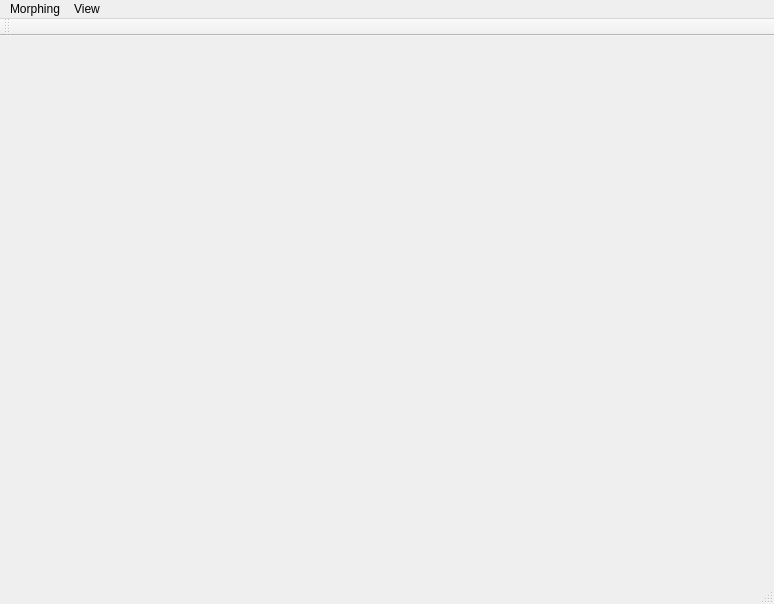
<?xml version="1.0" encoding="UTF-8"?>
<ui version="4.0">
 <class>MorphClass</class>
 <widget class="QMainWindow" name="MorphClass">
  <property name="geometry">
   <rect>
    <x>0</x>
    <y>0</y>
    <width>774</width>
    <height>604</height>
   </rect>
  </property>
  <property name="windowTitle">
   <string>Morph</string>
  </property>
  <widget class="QWidget" name="centralWidget"/>
  <widget class="QMenuBar" name="menuBar">
   <property name="geometry">
    <rect>
     <x>0</x>
     <y>0</y>
     <width>774</width>
     <height>21</height>
    </rect>
   </property>
   <widget class="QMenu" name="menuMorphing">
    <property name="title">
     <string>Morphing</string>
    </property>
    <addaction name="actionNearestNeighbor"/>
    <addaction name="actionNearestNeighborConnectivity"/>
    <addaction name="actionBFS"/>
    <addaction name="actionBFS2"/>
    <addaction name="actionBFSMulti"/>
    <addaction name="actionBFSProp"/>
    <addaction name="actionMTT"/>
   </widget>
   <widget class="QMenu" name="menuView">
    <property name="title">
     <string>View</string>
    </property>
    <addaction name="actionZoomIn"/>
    <addaction name="actionZoomOut"/>
   </widget>
   <addaction name="menuMorphing"/>
   <addaction name="menuView"/>
  </widget>
  <widget class="QToolBar" name="mainToolBar">
   <attribute name="toolBarArea">
    <enum>TopToolBarArea</enum>
   </attribute>
   <attribute name="toolBarBreak">
    <bool>false</bool>
   </attribute>
  </widget>
  <widget class="QStatusBar" name="statusBar"/>
  <action name="actionNearestNeighbor">
   <property name="text">
    <string>Nearest Neighbor</string>
   </property>
  </action>
  <action name="actionNearestNeighborConnectivity">
   <property name="text">
    <string>Nearest Neighbor with Connectivity</string>
   </property>
  </action>
  <action name="actionBFS">
   <property name="text">
    <string>BFS 1-1</string>
   </property>
  </action>
  <action name="actionMTT">
   <property name="text">
    <string>MTT</string>
   </property>
  </action>
  <action name="actionBFS2">
   <property name="text">
    <string>BFS N-N</string>
   </property>
  </action>
  <action name="actionBFSProp">
   <property name="text">
    <string>BFS Proportional</string>
   </property>
  </action>
  <action name="actionBFSMulti">
   <property name="text">
    <string>BFS Multi Roots</string>
   </property>
  </action>
  <action name="actionZoomIn">
   <property name="text">
    <string>Zoom in</string>
   </property>
  </action>
  <action name="actionZoomOut">
   <property name="text">
    <string>Zoom out</string>
   </property>
  </action>
 </widget>
 <layoutdefault spacing="6" margin="11"/>
 <resources>
  <include location="Morph.qrc"/>
 </resources>
 <connections/>
</ui>
